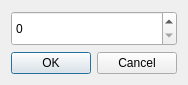
<?xml version="1.0" encoding="UTF-8"?>
<ui version="4.0">
 <class>IntSpinDialog</class>
 <widget class="QDialog" name="IntSpinDialog">
  <property name="geometry">
   <rect>
    <x>0</x>
    <y>0</y>
    <width>174</width>
    <height>82</height>
   </rect>
  </property>
  <property name="windowTitle">
   <string>Dialog</string>
  </property>
  <layout class="QGridLayout" name="gridLayout">
   <item row="0" column="0">
    <widget class="QSpinBox" name="spinBox">
     <property name="minimumSize">
      <size>
       <width>0</width>
       <height>35</height>
      </size>
     </property>
    </widget>
   </item>
   <item row="1" column="0">
    <widget class="QDialogButtonBox" name="buttonBox">
     <property name="orientation">
      <enum>Qt::Horizontal</enum>
     </property>
     <property name="standardButtons">
      <set>QDialogButtonBox::Cancel|QDialogButtonBox::Ok</set>
     </property>
    </widget>
   </item>
  </layout>
 </widget>
 <resources/>
 <connections>
  <connection>
   <sender>buttonBox</sender>
   <signal>accepted()</signal>
   <receiver>IntSpinDialog</receiver>
   <slot>accept()</slot>
   <hints>
    <hint type="sourcelabel">
     <x>248</x>
     <y>254</y>
    </hint>
    <hint type="destinationlabel">
     <x>157</x>
     <y>274</y>
    </hint>
   </hints>
  </connection>
  <connection>
   <sender>buttonBox</sender>
   <signal>rejected()</signal>
   <receiver>IntSpinDialog</receiver>
   <slot>reject()</slot>
   <hints>
    <hint type="sourcelabel">
     <x>316</x>
     <y>260</y>
    </hint>
    <hint type="destinationlabel">
     <x>286</x>
     <y>274</y>
    </hint>
   </hints>
  </connection>
 </connections>
</ui>
